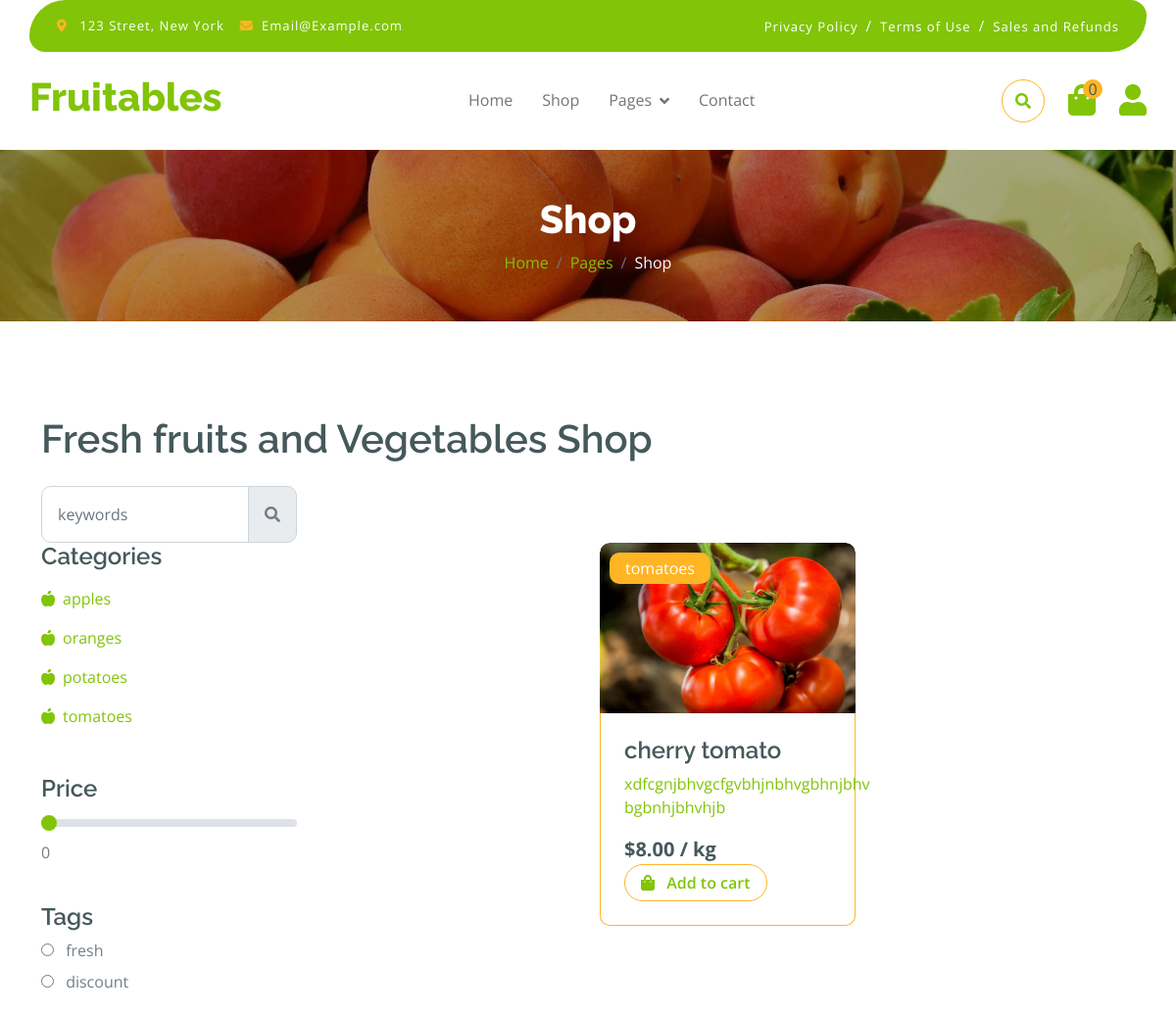
/category/tomatoes/ (upper part), run on an earlier commit of the app's database.
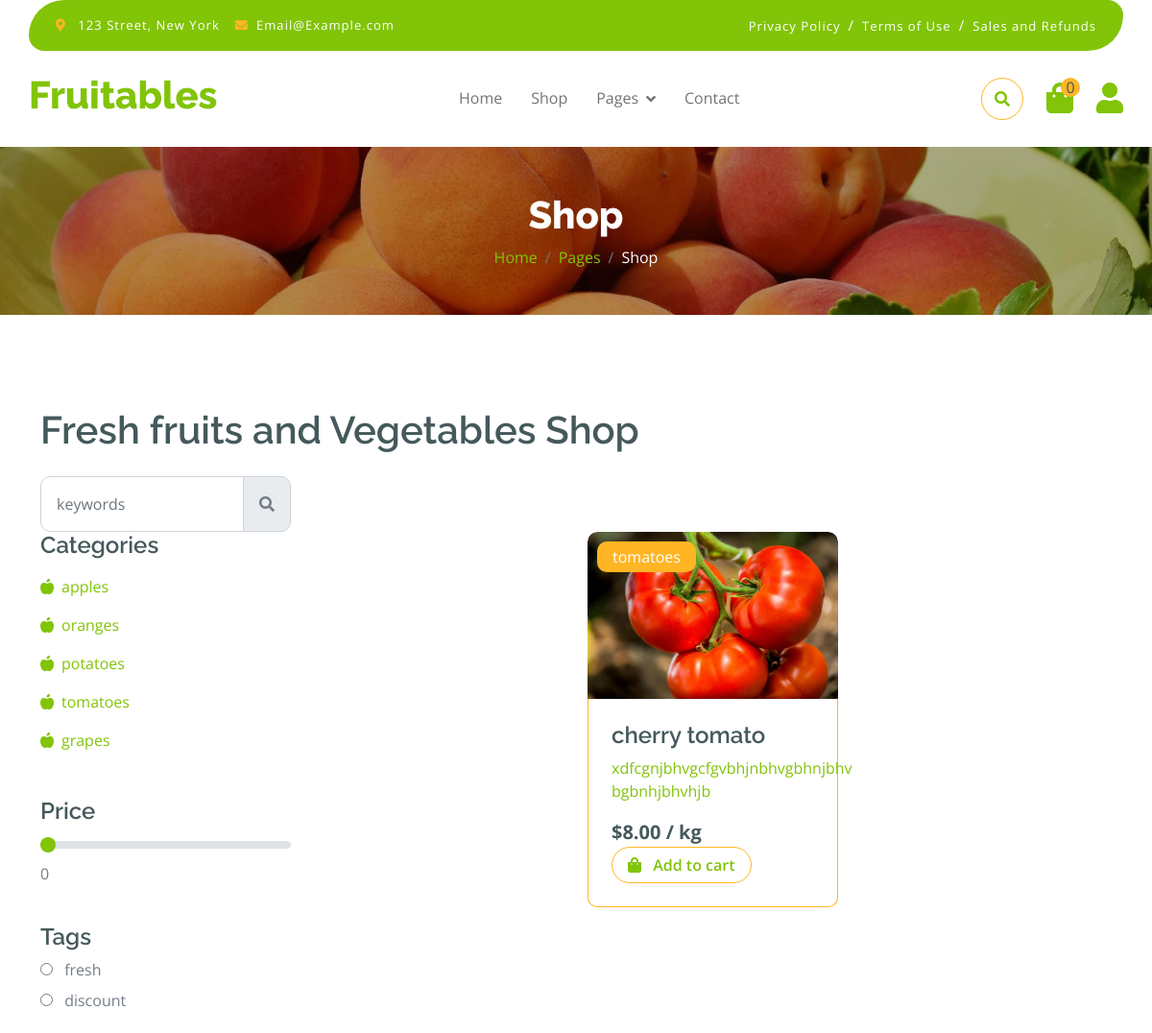
And on a later commit of the database.
### store/models.py (models this page shows, shortened)
class Category(MPTTModel):
    category_name = models.CharField(max_length=100)
    slug = models.SlugField(unique=True, null=True)
    parent = TreeForeignKey('self', on_delete=models.CASCADE, null=True, blank=True, related_name='children')
    class MPTTMeta:
        order_insertion_by = ['category_name']
    class Meta:
        verbose_name_plural = "Categories"
    def __str__(self):
        return self.category_name

class ProductTag(models.Model):
    name = models.CharField(max_length=200)

class Product(models.Model):
    name = models.CharField(max_length=200)
    description = models.TextField()
    price = models.DecimalField(max_digits=10, decimal_places=2)
    product_image = VersatileImageField(upload_to='products/')
    slug = models.SlugField(unique=True)
    quantity = models.IntegerField(default=0)
    category = models.ForeignKey(Category, on_delete=models.CASCADE, related_name='products', null=True)
    tag = models.ManyToManyField(ProductTag, related_name='tags')

### store/views.py (the view)
# urls.py: path('category/', views.CategoryProductListView.as_view(), name='category'),
class CategoryProductListView(ListView):
    model = Product
    template_name = 'shop.html'
    context_object_name = 'products'
    paginate_by = 2
    def get_queryset(self):
        slug = self.kwargs.get('slug')
        if slug:
            category = get_object_or_404(Category, slug=slug)
            queryset = Product.objects.filter(category=category)
        else:
            queryset = Product.objects.all()
        selected_tag_id = self.request.GET.get('tag')
        if selected_tag_id:
            queryset = queryset.filter(tag__id=selected_tag_id)
        search_query = self.request.GET.get('q')
        if search_query:
            queryset = queryset.filter(Q(name__icontains=search_query))
        return queryset
    def get_context_data(self, **kwargs):
        context = super().get_context_data(**kwargs)
        context['product_tags'] = ProductTag.objects.all()
        context['subcategories'] = Category.objects.filter(parent__isnull=False)
        return context

### order/context_processors.py (called while the page is built)
def cart_items(request):
    total_items = 0
    if request.user.is_authenticated:
        cart, created = Cart.objects.get_or_create(user=request.user)
        total_items = sum(item.quantity for item in cart.items.all())
    return {
        'total_items': total_items,
    }

### templates/shop.html (shortened to what the changed rows need)
{% extends 'base.html' %}
{% load static %}
{% block content %}
        <div class="container-fluid page-header py-5">
            <h1 class="text-center text-white display-6">Shop</h1>
        </div>
        <div class="container-fluid fruite py-5">
            <div class="container py-5">
                <h1 class="mb-4">Fresh fruits and Vegetables Shop</h1>
                <div class="row g-4">
                    <div class="col-lg-12">
                        <div class="row g-4">
                            <div class="col-lg-3">
                                <div class="row g-4">
                                    <div class="col-lg-12">
                                        <div class="mb-3">
                                            <ul class="list-unstyled fruite-categorie">
                                                {% for category in subcategories %}
                                                <li>
                                                    <div class="d-flex justify-content-between fruite-name">
                                                        <a href="{% url 'category' slug=category.slug %}"><i class="fas fa-apple-alt me-2"></i>{{ category }}</a>
                                                    </div>
                                                </li>
                                               {% endfor %}
                                            </ul>
                                        </div>
                                    </div>
                                    <form method="GET" action="{% url 'store' %}">
                                        <div class="col-lg-12">
                                            <div class="mb-3">
                                                {% for tag in product_tags %}
                                                <div class="mb-2">
                                                    <input type="radio" class="me-2" id="tag-{{ tag.id }}" name="tag" value="{{ tag.id }}">
                                                    <label for="tag-{{ tag.id }}">{{ tag.name }}</label>
                                                </div>
                                                {% endfor %}
                                            </div>
                                        </div>
                                </form>
                                </div>
                            </div>
                                    <div class="col-lg-9">
                                        <div class="row g-4 justify-content-center">
                                            {% for product in page_obj %}
                                            <div class="col-md-6 col-lg-6 col-xl-4">
                                                <a href="{% url 'product_detail' slug=product.category.slug product_slug=product.slug %}" class="rounded position-relative fruite-item">
                                                    <div class="fruite-img">
                                                        <img src="{{ product.product_image.url }}" class="img-fluid w-100 rounded-top" alt="{{ product.name }}">
                                                    </div>
                                                    <div class="text-white bg-secondary px-3 py-1 rounded position-absolute" style="top: 10px; left: 10px;">{{ product.category.category_name }}</div>
                                                    <div class="p-4 border border-secondary border-top-0 rounded-bottom">
                                                        <h4>{{ product.name }}</h4>
                                                        <p>{{ product.description }}</p>
                                                        <div class="d-flex justify-content-between flex-lg-wrap">
                                                            <p class="text-dark fs-5 fw-bold mb-0">${{ product.price }} / kg</p>
                                                                <form method="POST" action="{% url 'add_to_cart' product.id %}">
                                                                    <button type="submit" class="btn border border-secondary rounded-pill px-3 text-primary">
                                                                        <i class="fa fa-shopping-bag me-2 text-primary"></i> Add to cart
                                                                    </button>
                                                                </form>
                                                        </div>
                                                    </div>
                                                </a>
                                            </div>
                                            {% endfor %}
                                        </div>
                                    </div>
                                    </div>
                                </div>
                            </div>
                        </div>
                    </div>
{% endblock %}

What changed in the data, as far as the page shows it:
added Category: category_name "grapes"
